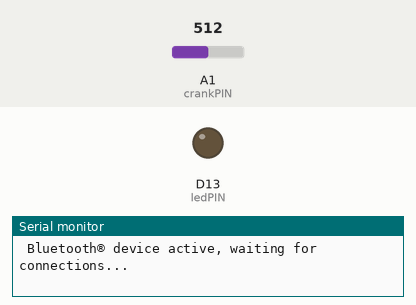
Bench run of a sketch on a simulated Arduino Nano 33 IoT. Parts: output pins drawn as LEDs (lit = HIGH), the last lines printed to the serial monitor. The inputs (shaded band) are chosen by the test bench; at power-on: A1 (crankPIN) = 512. Nothing arrives over Bluetooth unless stated; a phone connects over Bluetooth LE 3 s after start.

Above: at 0.1 s.
At 3.1 s:
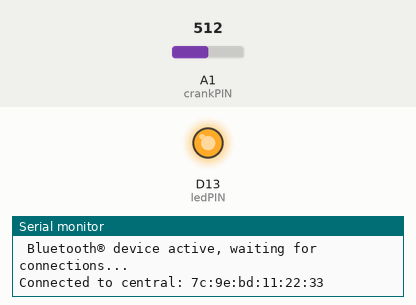
Timing chart, 0 to 4.6 s (numbered marks = the images above):
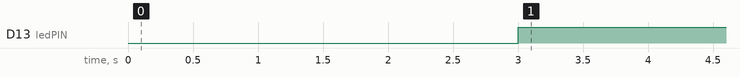

Measured:
- by itself, D13 (ledPIN): LOW → HIGH at 3.0 s

The sketch:

CRI_Crank_BT.ino
```cpp
// (licence header left out)
#include <SPI.h>
#include <ArduinoBLE.h>

BLEService CRIService("feba623b-2ed9-4b05-89e3-9b5949864147"); // creating the service 180A
BLEUnsignedCharCharacteristic needleAngleChar("545a56a6-dc36-4569-a4cc-12370e11fcaa", BLERead | BLENotify); // creating the Analog Value characteristic
//BLEByteCharacteristic buttonChar("e2937984-0f46-4118-8139-d846637cd81b", BLERead | BLENotify);

const int crankPIN = A1;  // The pushbutton's data wire is connected to digital pin #2
const int ledPIN = LED_BUILTIN; // for visual confirmation
long previousMillis = 0;

void setup() {
  //Initialize serial and wait for port to open:
  Serial.begin(9600);

  pinMode(crankPIN, INPUT);      // set the pushbutton pin mode
  pinMode(ledPIN, OUTPUT);

  //initialize ArduinoBLE library
  if (!BLE.begin()) {
    Serial.println("starting Bluetooth® Low Energy failed!");
    while (1);
  }

  BLE.setLocalName("Big Crank"); //Setting a name that will appear when scanning for Bluetooth® devices
  BLE.setAdvertisedService(CRIService);

  CRIService.addCharacteristic(needleAngleChar);

  BLE.addService(CRIService);  // adding the service

  needleAngleChar.writeValue((int8_t)getNeedleAngle());

  BLE.advertise(); //start advertising the service
  Serial.println(" Bluetooth® device active, waiting for connections...");

}


void loop() {

  BLEDevice central = BLE.central(); // wait for a Bluetooth® Low Energy central

  if (central) {  // if a central is connected to the peripheral
    Serial.print("Connected to central: ");

    Serial.println(central.address()); // print the central's BT address

    digitalWrite(LED_BUILTIN, HIGH); // turn on the LED to indicate the connection


    while (central.connected()) { // while the central is connected:

      long currentMillis = millis();

      if (currentMillis - previousMillis >= 200) { // repeat every 200 milliseconds
        previousMillis = currentMillis;

        needleAngleChar.writeValue((int8_t)getNeedleAngle());
      }
    }

    digitalWrite(LED_BUILTIN, LOW); // when the central disconnects, turn off the LED
    Serial.print("Disconnected from central: ");
    Serial.println(central.address());
  }

}


int getNeedleAngle() {
  // prepare the serverValue based on the duration the button pressed
  int crankState = analogRead(A1); // Read sensor value
  int angle = map(crankState, 0, 1023, -90, 90); // Map sensor value (0-1023) to needle angle (-90-90)

  //Serial.print("Crank State: ");
  //Serial.println(crankState);

  //Serial.print("Needle Direction: ");
  //Serial.println(direction);

  return angle;

}
```
